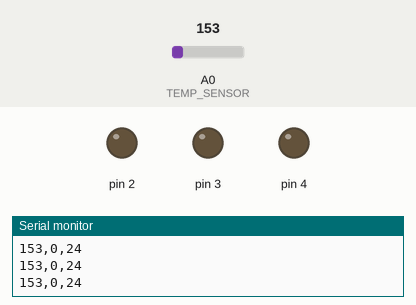
The sketch below on a simulated Arduino Uno, built with avr-gcc and run on an emulated ATmega328P. Shown: output pins drawn as LEDs (lit = HIGH), the last lines printed to the serial monitor. The inputs (shaded band) are chosen by the test bench; at power-on: A0 (TEMP_SENSOR) = 153.

Above: at 2.2 s.
2.3 s: A0 (TEMP_SENSOR) set to 158
At 3.1 s:
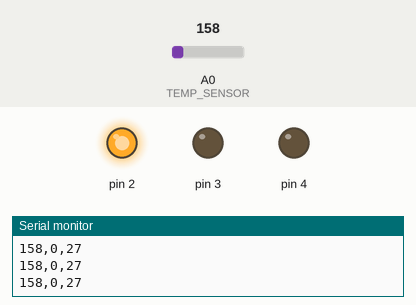
3.8 s: A0 (TEMP_SENSOR) set to 165
At 4.1 s:
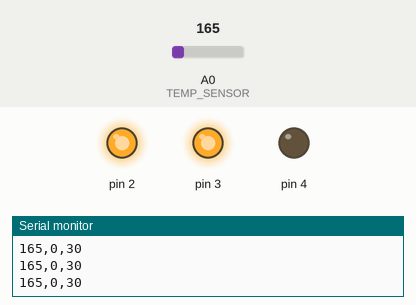
5.3 s: A0 (TEMP_SENSOR) set to 175
At 6.4 s:
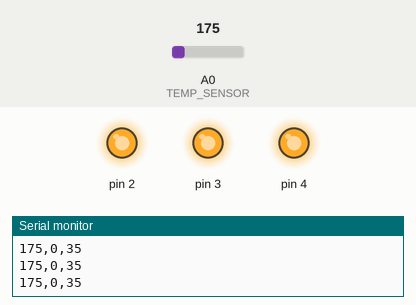
6.8 s: A0 (TEMP_SENSOR) set to 133
At 7.4 s:
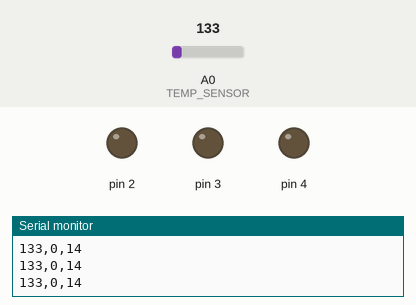
9.8 s: A0 (TEMP_SENSOR) set to 191
At 11.1 s:
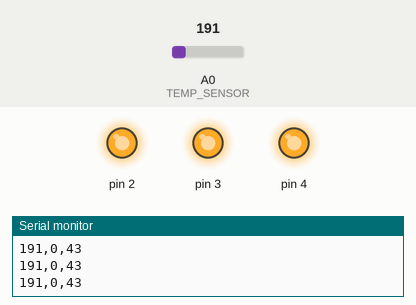
Timing chart, 0 to 12.8 s (numbered marks = the images above; inputs shaded):
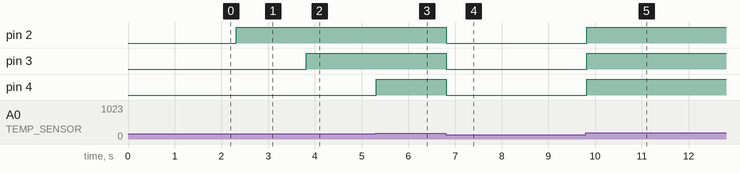

The sketch:

Loveometer.ino
```cpp
#include <stdio.h>

const int TEMP_SENSOR = A0;
float baselineTemp = 18.0;

const boolean verbose = true;

float getTemp() {
  int sensorVal = analogRead(TEMP_SENSOR);
  float sensorVoltage = (sensorVal / 1024.0) * 5.0;
  float sensorTemp = (sensorVoltage - 0.5) * 100;

  if(verbose) {
     char log[32];
     sprintf(log, "%d,%d,%d", (int)sensorVal, (int)sensorVoltage, (int)sensorTemp);
     Serial.println(log);
  }

  return sensorTemp;
}

float setLeds(int a, int b, int c) {
  digitalWrite(2, a);
  digitalWrite(3, b);
  digitalWrite(4, c);
}

void setup() {
  Serial.begin(9600);

  //Calibrate
  //TODO - do I need a delay here?
  baselineTemp = getTemp();
  if(verbose) {
    char log[64];
    sprintf(log, "Calibration temperature: %d", (int)baselineTemp);
    Serial.println(log);
  }
  delay(1000);

  //LED pins
  for(int pin = 2; pin < 5; pin++) {
    pinMode(pin, OUTPUT);
  }
  setLeds(LOW, LOW, LOW);

}

void loop() {

  //How much warmer is the sensor than the calibration temperature?
  float delta = getTemp() - baselineTemp;
  if(delta <=2 ) {
    setLeds(LOW, LOW, LOW);
  }
  else if(delta <= 4) {
    setLeds(HIGH, LOW, LOW);
  }
  else if(delta <= 6) {
    setLeds(HIGH, HIGH, LOW);
  }
  else {
    setLeds(HIGH, HIGH, HIGH);
  }

  delay(1);
}
```

Measured:
- the behaviour switches between 157 and 158 on A0 (TEMP_SENSOR) (found by bisection; images 0 and 1)
- after the input at 2.3 s, pin 2: LOW → HIGH at once
- after the input at 3.8 s, pin 3: LOW → HIGH at once
- after the input at 5.3 s, pin 4: LOW → HIGH at once
- after the input at 6.8 s, pin 2–4: HIGH → LOW at once
- after the input at 9.8 s, pin 2–4: LOW → HIGH at once
